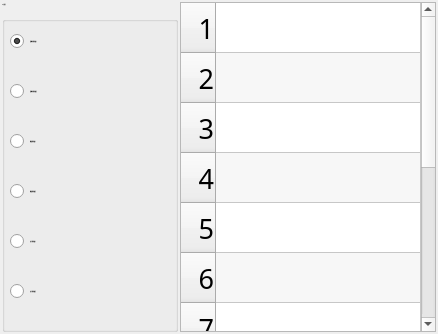
        <widget class="QWidget" name="tabSysIo">
         <property name="font">
          <font>
           <family>微软雅黑</family>
           <pointsize>-1</pointsize>
           <weight>50</weight>
           <italic>false</italic>
           <bold>false</bold>
          </font>
         </property>
         <attribute name="icon">
          <iconset resource="xPad.qrc">
           <normaloff>:/img/widget/TabHeader.png</normaloff>:/img/widget/TabHeader.png</iconset>
         </attribute>
         <attribute name="title">
          <string>系统 I/O</string>
         </attribute>
         <layout class="QHBoxLayout" name="horizontalLayoutTabSysIo">
          <property name="spacing">
           <number>2</number>
          </property>
          <property name="margin">
           <number>2</number>
          </property>
          <item>
           <widget class="QGroupBox" name="groupBoxSysIo">
            <property name="font">
             <font>
              <family>微软雅黑</family>
              <pointsize>-1</pointsize>
              <weight>50</weight>
              <italic>false</italic>
              <bold>false</bold>
             </font>
            </property>
            <property name="title">
             <string>I/O 类型</string>
            </property>
            <layout class="QVBoxLayout" name="verticalLayoutGroupSysIo">
             <property name="spacing">
              <number>0</number>
             </property>
             <property name="margin">
              <number>5</number>
             </property>
             <item>
              <widget class="xRadioButton" name="radioImmIn">
               <property name="sizePolicy">
                <sizepolicy hsizetype="Preferred" vsizetype="Fixed">
                 <horstretch>0</horstretch>
                 <verstretch>0</verstretch>
                </sizepolicy>
               </property>
               <property name="minimumSize">
                <size>
                 <width>160</width>
                 <height>50</height>
                </size>
               </property>
               <property name="maximumSize">
                <size>
                 <width>16777215</width>
                 <height>50</height>
                </size>
               </property>
               <property name="font">
                <font>
                 <family>微软雅黑</family>
                 <pointsize>-1</pointsize>
                 <weight>50</weight>
                 <italic>false</italic>
                 <bold>false</bold>
                </font>
               </property>
               <property name="focusPolicy">
                <enum>Qt::NoFocus</enum>
               </property>
               <property name="text">
                <string notr="true">注塑机信号输入 </string>
               </property>
               <property name="checked">
                <bool>true</bool>
               </property>
              </widget>
             </item>
             <item>
              <widget class="xRadioButton" name="radioImmOut">
               <property name="sizePolicy">
                <sizepolicy hsizetype="Preferred" vsizetype="Fixed">
                 <horstretch>0</horstretch>
                 <verstretch>0</verstretch>
                </sizepolicy>
               </property>
               <property name="minimumSize">
                <size>
                 <width>160</width>
                 <height>50</height>
                </size>
               </property>
               <property name="maximumSize">
                <size>
                 <width>16777215</width>
                 <height>50</height>
                </size>
               </property>
               <property name="font">
                <font>
                 <family>微软雅黑</family>
                 <pointsize>-1</pointsize>
                 <weight>50</weight>
                 <italic>false</italic>
                 <bold>false</bold>
                </font>
               </property>
               <property name="focusPolicy">
                <enum>Qt::NoFocus</enum>
               </property>
               <property name="text">
                <string notr="true">注塑机信号输出 </string>
               </property>
               <property name="checked">
                <bool>false</bool>
               </property>
              </widget>
             </item>
             <item>
              <widget class="xRadioButton" name="radioServoIn">
               <property name="sizePolicy">
                <sizepolicy hsizetype="Preferred" vsizetype="Fixed">
                 <horstretch>0</horstretch>
                 <verstretch>0</verstretch>
                </sizepolicy>
               </property>
               <property name="minimumSize">
                <size>
                 <width>160</width>
                 <height>50</height>
                </size>
               </property>
               <property name="maximumSize">
                <size>
                 <width>16777215</width>
                 <height>50</height>
                </size>
               </property>
               <property name="font">
                <font>
                 <family>微软雅黑</family>
                 <pointsize>-1</pointsize>
                 <weight>50</weight>
                 <italic>false</italic>
                 <bold>false</bold>
                </font>
               </property>
               <property name="focusPolicy">
                <enum>Qt::NoFocus</enum>
               </property>
               <property name="text">
                <string notr="true">伺服信号输入 </string>
               </property>
               <property name="checked">
                <bool>false</bool>
               </property>
              </widget>
             </item>
             <item>
              <widget class="xRadioButton" name="radioServoOut">
               <property name="sizePolicy">
                <sizepolicy hsizetype="Preferred" vsizetype="Fixed">
                 <horstretch>0</horstretch>
                 <verstretch>0</verstretch>
                </sizepolicy>
               </property>
               <property name="minimumSize">
                <size>
                 <width>160</width>
                 <height>50</height>
                </size>
               </property>
               <property name="maximumSize">
                <size>
                 <width>16777215</width>
                 <height>50</height>
                </size>
               </property>
               <property name="font">
                <font>
                 <family>微软雅黑</family>
                 <pointsize>-1</pointsize>
                 <weight>50</weight>
                 <italic>false</italic>
                 <bold>false</bold>
                </font>
               </property>
               <property name="focusPolicy">
                <enum>Qt::NoFocus</enum>
               </property>
               <property name="text">
                <string notr="true">伺服信号输出 </string>
               </property>
               <property name="checked">
                <bool>false</bool>
               </property>
              </widget>
             </item>
             <item>
              <widget class="xRadioButton" name="radioOtherIn">
               <property name="sizePolicy">
                <sizepolicy hsizetype="Preferred" vsizetype="Fixed">
                 <horstretch>0</horstretch>
                 <verstretch>0</verstretch>
                </sizepolicy>
               </property>
               <property name="minimumSize">
                <size>
                 <width>160</width>
                 <height>50</height>
                </size>
               </property>
               <property name="maximumSize">
                <size>
                 <width>16777215</width>
                 <height>50</height>
                </size>
               </property>
               <property name="font">
                <font>
                 <family>微软雅黑</family>
                 <pointsize>-1</pointsize>
                 <weight>50</weight>
                 <italic>false</italic>
                 <bold>false</bold>
                </font>
               </property>
               <property name="focusPolicy">
                <enum>Qt::NoFocus</enum>
               </property>
               <property name="text">
                <string notr="true">其它信号输入 </string>
               </property>
               <property name="checked">
                <bool>false</bool>
               </property>
              </widget>
             </item>
             <item>
              <widget class="xRadioButton" name="radioOtherOut">
               <property name="sizePolicy">
                <sizepolicy hsizetype="Preferred" vsizetype="Fixed">
                 <horstretch>0</horstretch>
                 <verstretch>0</verstretch>
                </sizepolicy>
               </property>
               <property name="minimumSize">
                <size>
                 <width>160</width>
                 <height>50</height>
                </size>
               </property>
               <property name="maximumSize">
                <size>
                 <width>16777215</width>
                 <height>50</height>
                </size>
               </property>
               <property name="font">
                <font>
                 <family>微软雅黑</family>
                 <pointsize>-1</pointsize>
                 <weight>50</weight>
                 <italic>false</italic>
                 <bold>false</bold>
                </font>
               </property>
               <property name="focusPolicy">
                <enum>Qt::NoFocus</enum>
               </property>
               <property name="text">
                <string notr="true">其它信号输出 </string>
               </property>
               <property name="checked">
                <bool>false</bool>
               </property>
              </widget>
             </item>
             <item>
              <spacer name="verticalSpacerIoType">
               <property name="orientation">
                <enum>Qt::Vertical</enum>
               </property>
               <property name="sizeHint" stdset="0">
                <size>
                 <width>20</width>
                 <height>8</height>
                </size>
               </property>
              </spacer>
             </item>
            </layout>
           </widget>
          </item>
          <item>
           <widget class="QTableWidget" name="tableSysIo">
            <property name="font">
             <font>
              <family>微软雅黑</family>
              <pointsize>-1</pointsize>
              <weight>50</weight>
              <italic>false</italic>
              <bold>false</bold>
             </font>
            </property>
            <property name="focusPolicy">
             <enum>Qt::NoFocus</enum>
            </property>
            <property name="styleSheet">
             <string notr="true"/>
            </property>
            <property name="verticalScrollBarPolicy">
             <enum>Qt::ScrollBarAlwaysOn</enum>
            </property>
            <property name="horizontalScrollBarPolicy">
             <enum>Qt::ScrollBarAlwaysOff</enum>
            </property>
            <property name="editTriggers">
             <set>QAbstractItemView::NoEditTriggers</set>
            </property>
            <property name="tabKeyNavigation">
             <bool>false</bool>
            </property>
            <property name="showDropIndicator" stdset="0">
             <bool>false</bool>
            </property>
            <property name="dragDropOverwriteMode">
             <bool>false</bool>
            </property>
            <property name="alternatingRowColors">
             <bool>true</bool>
            </property>
            <property name="selectionMode">
             <enum>QAbstractItemView::SingleSelection</enum>
            </property>
            <property name="selectionBehavior">
             <enum>QAbstractItemView::SelectRows</enum>
            </property>
            <attribute name="horizontalHeaderVisible">
             <bool>false</bool>
            </attribute>
            <attribute name="horizontalHeaderHighlightSections">
             <bool>false</bool>
            </attribute>
            <attribute name="horizontalHeaderStretchLastSection">
             <bool>true</bool>
            </attribute>
            <attribute name="verticalHeaderDefaultSectionSize">
             <number>50</number>
            </attribute>
            <attribute name="verticalHeaderMinimumSectionSize">
             <number>50</number>
            </attribute>
            <row>
             <property name="text">
              <string notr="true">1</string>
             </property>
             <property name="toolTip">
              <string notr="true"/>
             </property>
             <property name="whatsThis">
              <string notr="true"/>
             </property>
             <property name="font">
              <font>
               <family>微软雅黑</family>
               <pointsize>20</pointsize>
               <weight>50</weight>
               <bold>false</bold>
              </font>
             </property>
             <property name="textAlignment">
              <set>AlignRight|AlignVCenter</set>
             </property>
            </row>
            <row>
             <property name="text">
              <string notr="true">2</string>
             </property>
             <property name="toolTip">
              <string notr="true"/>
             </property>
             <property name="whatsThis">
              <string notr="true"/>
             </property>
             <property name="font">
              <font>
               <family>微软雅黑</family>
               <pointsize>20</pointsize>
               <weight>50</weight>
               <bold>false</bold>
              </font>
             </property>
             <property name="textAlignment">
              <set>AlignRight|AlignVCenter</set>
             </property>
            </row>
            <row>
             <property name="text">
              <string notr="true">3</string>
             </property>
             <property name="toolTip">
              <string notr="true"/>
             </property>
             <property name="whatsThis">
              <string notr="true"/>
             </property>
             <property name="font">
              <font>
               <family>微软雅黑</family>
               <pointsize>20</pointsize>
               <weight>50</weight>
               <bold>false</bold>
              </font>
             </property>
             <property name="textAlignment">
              <set>AlignRight|AlignVCenter</set>
             </property>
            </row>
            <row>
             <property name="text">
              <string notr="true">4</string>
             </property>
             <property name="toolTip">
              <string notr="true"/>
             </property>
             <property name="whatsThis">
              <string notr="true"/>
             </property>
             <property name="font">
              <font>
               <family>微软雅黑</family>
               <pointsize>20</pointsize>
               <weight>50</weight>
               <bold>false</bold>
              </font>
             </property>
             <property name="textAlignment">
              <set>AlignRight|AlignVCenter</set>
             </property>
            </row>
            <row>
             <property name="text">
              <string notr="true">5</string>
             </property>
             <property name="toolTip">
              <string notr="true"/>
             </property>
             <property name="whatsThis">
              <string notr="true"/>
             </property>
             <property name="font">
              <font>
               <family>微软雅黑</family>
               <pointsize>20</pointsize>
               <weight>50</weight>
               <bold>false</bold>
              </font>
             </property>
             <property name="textAlignment">
              <set>AlignRight|AlignVCenter</set>
             </property>
            </row>
            <row>
             <property name="text">
              <string notr="true">6</string>
             </property>
             <property name="toolTip">
              <string notr="true"/>
             </property>
             <property name="whatsThis">
              <string notr="true"/>
             </property>
             <property name="font">
              <font>
               <family>微软雅黑</family>
               <pointsize>20</pointsize>
               <weight>50</weight>
               <bold>false</bold>
              </font>
             </property>
             <property name="textAlignment">
              <set>AlignRight|AlignVCenter</set>
             </property>
            </row>
            <row>
             <property name="text">
              <string notr="true">7</string>
             </property>
             <property name="toolTip">
              <string notr="true"/>
             </property>
             <property name="whatsThis">
              <string notr="true"/>
             </property>
             <property name="font">
              <font>
               <family>微软雅黑</family>
               <pointsize>20</pointsize>
               <weight>50</weight>
               <bold>false</bold>
              </font>
             </property>
             <property name="textAlignment">
              <set>AlignRight|AlignVCenter</set>
             </property>
            </row>
            <row>
             <property name="text">
              <string notr="true">8</string>
             </property>
             <property name="toolTip">
              <string notr="true"/>
             </property>
             <property name="whatsThis">
              <string notr="true"/>
             </property>
             <property name="font">
              <font>
               <family>微软雅黑</family>
               <pointsize>20</pointsize>
               <weight>50</weight>
               <bold>false</bold>
              </font>
             </property>
             <property name="textAlignment">
              <set>AlignRight|AlignVCenter</set>
             </property>
            </row>
            <row>
             <property name="text">
              <string notr="true">9</string>
             </property>
             <property name="toolTip">
              <string notr="true"/>
             </property>
             <property name="whatsThis">
              <string notr="true"/>
             </property>
             <property name="font">
              <font>
               <family>微软雅黑</family>
               <pointsize>20</pointsize>
               <weight>50</weight>
               <bold>false</bold>
              </font>
             </property>
             <property name="textAlignment">
              <set>AlignRight|AlignVCenter</set>
             </property>
            </row>
            <row>
             <property name="text">
              <string notr="true">10</string>
             </property>
             <property name="toolTip">
              <string notr="true"/>
             </property>
             <property name="whatsThis">
              <string notr="true"/>
             </property>
             <property name="font">
              <font>
               <family>微软雅黑</family>
               <pointsize>20</pointsize>
               <weight>50</weight>
               <bold>false</bold>
              </font>
             </property>
             <property name="textAlignment">
              <set>AlignRight|AlignVCenter</set>
             </property>
            </row>
            <row>
             <property name="text">
              <string notr="true">11</string>
             </property>
             <property name="toolTip">
              <string notr="true"/>
             </property>
             <property name="whatsThis">
              <string notr="true"/>
             </property>
             <property name="font">
              <font>
               <family>微软雅黑</family>
               <pointsize>20</pointsize>
               <weight>50</weight>
               <bold>false</bold>
              </font>
             </property>
             <property name="textAlignment">
              <set>AlignRight|AlignVCenter</set>
             </property>
            </row>
            <row>
             <property name="text">
              <string notr="true">12</string>
             </property>
             <property name="toolTip">
              <string notr="true"/>
             </property>
             <property name="whatsThis">
              <string notr="true"/>
             </property>
             <property name="font">
              <font>
               <family>微软雅黑</family>
               <pointsize>20</pointsize>
               <weight>50</weight>
               <bold>false</bold>
              </font>
             </property>
             <property name="textAlignment">
              <set>AlignRight|AlignVCenter</set>
             </property>
            </row>
            <column>
             <property name="text">
              <string notr="true">0</string>
             </property>
             <property name="toolTip">
              <string notr="true"/>
             </property>
             <property name="whatsThis">
              <string notr="true"/>
             </property>
             <property name="font">
              <font>
               <family>微软雅黑</family>
               <pointsize>12</pointsize>
              </font>
             </property>
            </column>
            <item row="0" column="0">
             <property name="text">
              <string notr="true"/>
             </property>
             <property name="toolTip">
              <string notr="true"/>
             </property>
             <property name="whatsThis">
              <string notr="true"/>
             </property>
             <property name="font">
              <font>
               <family>微软雅黑</family>
               <pointsize>20</pointsize>
               <weight>50</weight>
               <bold>false</bold>
              </font>
             </property>
             <property name="flags">
              <set>ItemIsSelectable|ItemIsEnabled</set>
             </property>
            </item>
            <item row="1" column="0">
             <property name="text">
              <string notr="true"/>
             </property>
             <property name="toolTip">
              <string notr="true"/>
             </property>
             <property name="whatsThis">
              <string notr="true"/>
             </property>
             <property name="font">
              <font>
               <family>微软雅黑</family>
               <pointsize>20</pointsize>
               <weight>50</weight>
               <bold>false</bold>
              </font>
             </property>
             <property name="flags">
              <set>ItemIsSelectable|ItemIsEnabled</set>
             </property>
            </item>
            <item row="2" column="0">
             <property name="text">
              <string notr="true"/>
             </property>
             <property name="toolTip">
              <string notr="true"/>
             </property>
             <property name="whatsThis">
              <string notr="true"/>
             </property>
             <property name="font">
              <font>
               <family>微软雅黑</family>
               <pointsize>20</pointsize>
               <weight>50</weight>
               <bold>false</bold>
              </font>
             </property>
             <property name="flags">
              <set>ItemIsSelectable|ItemIsEnabled</set>
             </property>
            </item>
            <item row="3" column="0">
             <property name="text">
              <string notr="true"/>
             </property>
             <property name="toolTip">
              <string notr="true"/>
             </property>
             <property name="whatsThis">
              <string notr="true"/>
             </property>
             <property name="font">
              <font>
               <family>微软雅黑</family>
               <pointsize>20</pointsize>
               <weight>50</weight>
               <bold>false</bold>
              </font>
             </property>
             <property name="flags">
              <set>ItemIsSelectable|ItemIsEnabled</set>
             </property>
            </item>
            <item row="4" column="0">
             <property name="text">
              <string notr="true"/>
             </property>
             <property name="toolTip">
              <string notr="true"/>
             </property>
             <property name="whatsThis">
              <string notr="true"/>
             </property>
             <property name="font">
              <font>
               <family>微软雅黑</family>
               <pointsize>20</pointsize>
               <weight>50</weight>
               <bold>false</bold>
              </font>
             </property>
             <property name="flags">
              <set>ItemIsSelectable|ItemIsEnabled</set>
             </property>
            </item>
            <item row="5" column="0">
             <property name="text">
              <string notr="true"/>
             </property>
             <property name="toolTip">
              <string notr="true"/>
             </property>
             <property name="whatsThis">
              <string notr="true"/>
             </property>
             <property name="font">
              <font>
               <family>微软雅黑</family>
               <pointsize>20</pointsize>
               <weight>50</weight>
               <bold>false</bold>
              </font>
             </property>
             <property name="flags">
              <set>ItemIsSelectable|ItemIsEnabled</set>
             </property>
            </item>
            <item row="6" column="0">
             <property name="text">
              <string notr="true"/>
             </property>
             <property name="toolTip">
              <string notr="true"/>
             </property>
             <property name="whatsThis">
              <string notr="true"/>
             </property>
             <property name="font">
              <font>
               <family>微软雅黑</family>
               <pointsize>20</pointsize>
               <weight>50</weight>
               <bold>false</bold>
              </font>
             </property>
             <property name="flags">
              <set>ItemIsSelectable|ItemIsEnabled</set>
             </property>
            </item>
            <item row="7" column="0">
             <property name="text">
              <string notr="true"/>
             </property>
             <property name="toolTip">
              <string notr="true"/>
             </property>
             <property name="whatsThis">
              <string notr="true"/>
             </property>
             <property name="font">
              <font>
               <family>微软雅黑</family>
               <pointsize>20</pointsize>
               <weight>50</weight>
               <bold>false</bold>
              </font>
             </property>
             <property name="flags">
              <set>ItemIsSelectable|ItemIsEnabled</set>
             </property>
            </item>
            <item row="8" column="0">
             <property name="text">
              <string notr="true"/>
             </property>
             <property name="toolTip">
              <string notr="true"/>
             </property>
             <property name="whatsThis">
              <string notr="true"/>
             </property>
             <property name="font">
              <font>
               <family>微软雅黑</family>
               <pointsize>20</pointsize>
               <weight>50</weight>
               <bold>false</bold>
              </font>
             </property>
             <property name="flags">
              <set>ItemIsSelectable|ItemIsEnabled</set>
             </property>
            </item>
            <item row="9" column="0">
             <property name="text">
              <string notr="true"/>
             </property>
             <property name="toolTip">
              <string notr="true"/>
             </property>
             <property name="whatsThis">
              <string notr="true"/>
             </property>
             <property name="font">
              <font>
               <family>微软雅黑</family>
               <pointsize>20</pointsize>
               <weight>50</weight>
               <bold>false</bold>
              </font>
             </property>
             <property name="flags">
              <set>ItemIsSelectable|ItemIsEnabled</set>
             </property>
            </item>
            <item row="10" column="0">
             <property name="text">
              <string notr="true"/>
             </property>
             <property name="toolTip">
              <string notr="true"/>
             </property>
             <property name="whatsThis">
              <string notr="true"/>
             </property>
             <property name="font">
              <font>
               <family>微软雅黑</family>
               <pointsize>20</pointsize>
               <weight>50</weight>
               <bold>false</bold>
              </font>
             </property>
             <property name="flags">
              <set>ItemIsSelectable|ItemIsEnabled</set>
             </property>
            </item>
            <item row="11" column="0">
             <property name="text">
              <string notr="true"/>
             </property>
             <property name="toolTip">
              <string notr="true"/>
             </property>
             <property name="whatsThis">
              <string notr="true"/>
             </property>
             <property name="font">
              <font>
               <family>微软雅黑</family>
               <pointsize>20</pointsize>
               <weight>50</weight>
               <bold>false</bold>
              </font>
             </property>
             <property name="flags">
              <set>ItemIsSelectable|ItemIsEnabled</set>
             </property>
            </item>
           </widget>
          </item>
         </layout>
        </widget>
